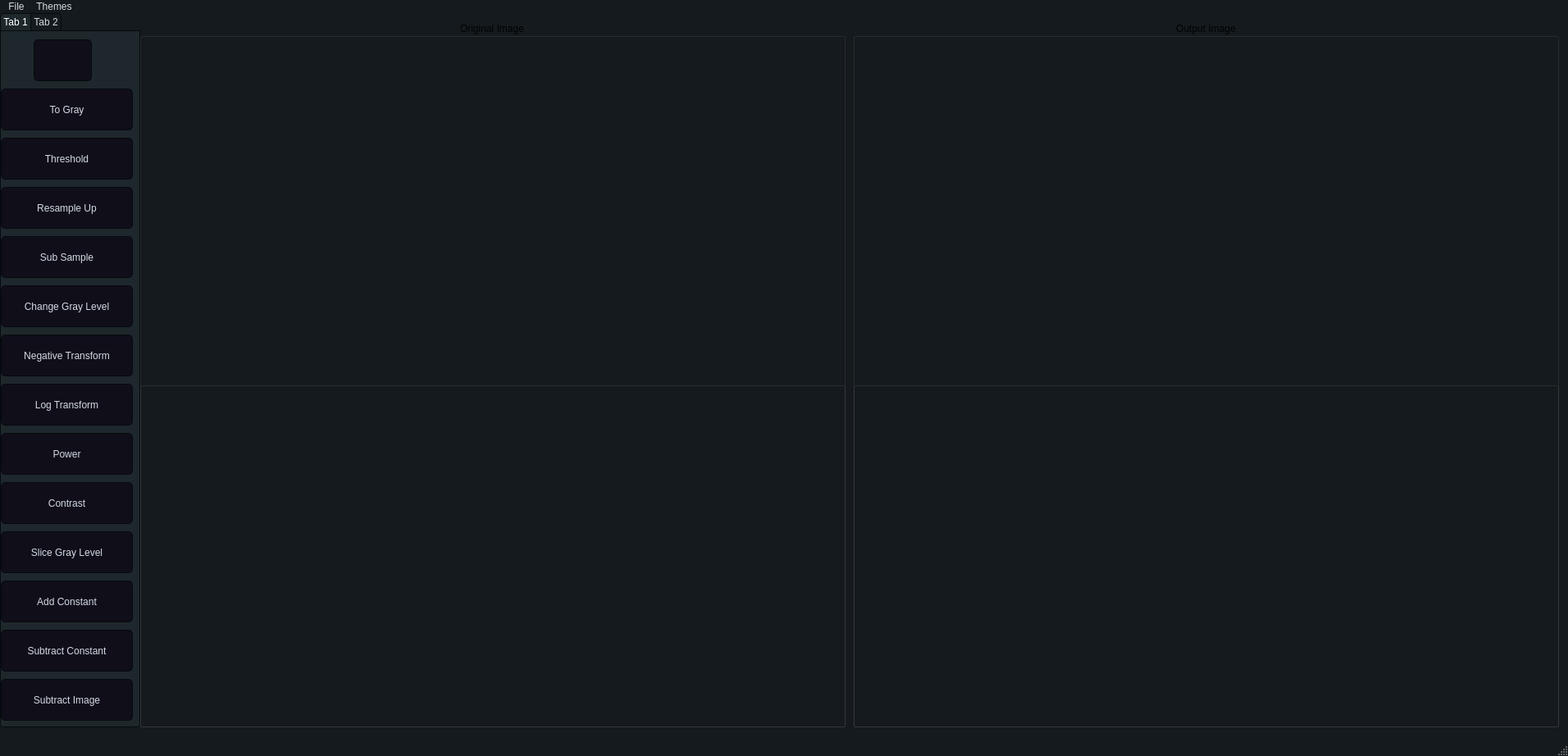
<?xml version="1.0" encoding="UTF-8"?>
<ui version="4.0">
 <class>MainWindow</class>
 <widget class="QMainWindow" name="MainWindow">
  <property name="geometry">
   <rect>
    <x>0</x>
    <y>0</y>
    <width>1912</width>
    <height>922</height>
   </rect>
  </property>
  <property name="windowTitle">
   <string>MainWindow</string>
  </property>
  <property name="styleSheet">
   <string notr="true">QMainWindow {
	background-color:#151a1e;
}
QCalendar {
	background-color: #151a1e;
}
QTextEdit {
	border-width: 1px;
	border-style: solid;
	border-color: #4fa08b;
	background-color: #222b2e;
	color: #d3dae3;
}
QPlainTextEdit {
	border-width: 1px;
	border-style: solid;
	border-color: #4fa08b;
	background-color: #222b2e;
	color: #d3dae3;
}
QToolButton {
	border-style: solid;
	border-top-color: qlineargradient(spread:pad, x1:0.5, y1:1, x2:0.5, y2:0, stop:0 rgb(215, 215, 215), stop:1 rgb(222, 222, 222));
	border-right-color: qlineargradient(spread:pad, x1:0, y1:0.5, x2:1, y2:0.5, stop:0 rgb(217, 217, 217), stop:1 rgb(227, 227, 227));
	border-left-color: qlineargradient(spread:pad, x1:0, y1:0.5, x2:1, y2:0.5, stop:0 rgb(227, 227, 227), stop:1 rgb(217, 217, 217));
	border-bottom-color: qlineargradient(spread:pad, x1:0.5, y1:1, x2:0.5, y2:0, stop:0 rgb(215, 215, 215), stop:1 rgb(222, 222, 222));
	border-width: 1px;
	border-radius: 5px;
	color: #d3dae3;
	padding: 2px;
	background-color: rgb(255,255,255);
}
QToolButton:hover{
	border-style: solid;
	border-top-color: qlineargradient(spread:pad, x1:0.5, y1:1, x2:0.5, y2:0, stop:0 rgb(195, 195, 195), stop:1 rgb(222, 222, 222));
	border-right-color: qlineargradient(spread:pad, x1:0, y1:0.5, x2:1, y2:0.5, stop:0 rgb(197, 197, 197), stop:1 rgb(227, 227, 227));
	border-left-color: qlineargradient(spread:pad, x1:0, y1:0.5, x2:1, y2:0.5, stop:0 rgb(227, 227, 227), stop:1 rgb(197, 197, 197));
	border-bottom-color: qlineargradient(spread:pad, x1:0.5, y1:1, x2:0.5, y2:0, stop:0 rgb(195, 195, 195), stop:1 rgb(222, 222, 222));
	border-width: 1px;
	border-radius: 5px;
	color: rgb(0,0,0);
	padding: 2px;
	background-color: rgb(255,255,255);
}
QToolButton:pressed{
	border-style: solid;
	border-top-color: qlineargradient(spread:pad, x1:0.5, y1:1, x2:0.5, y2:0, stop:0 rgb(215, 215, 215), stop:1 rgb(222, 222, 222));
	border-right-color: qlineargradient(spread:pad, x1:0, y1:0.5, x2:1, y2:0.5, stop:0 rgb(217, 217, 217), stop:1 rgb(227, 227, 227));
	border-left-color: qlineargradient(spread:pad, x1:0, y1:0.5, x2:1, y2:0.5, stop:0 rgb(227, 227, 227), stop:1 rgb(217, 217, 217));
	border-bottom-color: qlineargradient(spread:pad, x1:0.5, y1:1, x2:0.5, y2:0, stop:0 rgb(215, 215, 215), stop:1 rgb(222, 222, 222));
	border-width: 1px;
	border-radius: 5px;
	color: rgb(0,0,0);
	padding: 2px;
	background-color: rgb(142,142,142);
}
QPushButton{
	border-style: solid;
	border-color: #050a0e;
	border-width: 1px;
	border-radius: 5px;
	color: #d3dae3;
	padding: 2px;
	background-color: #100E19;
}
QPushButton::default{
	border-style: solid;
	border-color: #050a0e;
	border-width: 1px;
	border-radius: 5px;
	color: #FFFFFF;
	padding: 2px;
	background-color: #151a1e;
}
QPushButton:hover{
	border-style: solid;
	border-top-color: qlineargradient(spread:pad, x1:0, y1:1, x2:1, y2:1, stop:0 #C0DB50, stop:0.4 #C0DB50, stop:0.5 #100E19, stop:1 #100E19);
    border-bottom-color: qlineargradient(spread:pad, x1:0, y1:1, x2:1, y2:1, stop:0 #100E19, stop:0.5 #100E19, stop:0.6 #C0DB50, stop:1 #C0DB50);
    border-left-color: qlineargradient(spread:pad, x1:0, y1:0, x2:0, y2:1, stop:0 #C0DB50, stop:0.3 #C0DB50, stop:0.7 #100E19, stop:1 #100E19);
    border-right-color: qlineargradient(spread:pad, x1:0, y1:1, x2:0, y2:0, stop:0 #C0DB50, stop:0.3 #C0DB50, stop:0.7 #100E19, stop:1 #100E19);
	border-width: 2px;
    border-radius: 1px;
	color: #d3dae3;
	padding: 2px;
}
QPushButton:pressed{
	border-style: solid;
	border-top-color: qlineargradient(spread:pad, x1:0, y1:1, x2:1, y2:1, stop:0 #d33af1, stop:0.4 #d33af1, stop:0.5 #100E19, stop:1 #100E19);
    border-bottom-color: qlineargradient(spread:pad, x1:0, y1:1, x2:1, y2:1, stop:0 #100E19, stop:0.5 #100E19, stop:0.6 #d33af1, stop:1 #d33af1);
    border-left-color: qlineargradient(spread:pad, x1:0, y1:0, x2:0, y2:1, stop:0 #d33af1, stop:0.3 #d33af1, stop:0.7 #100E19, stop:1 #100E19);
    border-right-color: qlineargradient(spread:pad, x1:0, y1:1, x2:0, y2:0, stop:0 #d33af1, stop:0.3 #d33af1, stop:0.7 #100E19, stop:1 #100E19);
	border-width: 2px;
    border-radius: 1px;
	color: #d3dae3;
	padding: 2px;
}
QLineEdit {
	border-width: 1px;
	border-style: solid;
	border-color: #4fa08b;
	background-color: #222b2e;
	color: #d3dae3;
}
QLabel {
	color: #d3dae3;
}
QLCDNumber {
	color: #4d9b87;
}
QProgressBar {
	text-align: center;
	color: #d3dae3;
	border-radius: 10px;
	border-color: transparent;
	border-style: solid;
	background-color: #52595d;
}
QProgressBar::chunk {
	background-color: #214037	;
	border-radius: 10px;
}
QMenuBar {
	background-color: #151a1e;
}
QMenuBar::item {
	color: #d3dae3;
  	spacing: 3px;
  	padding: 1px 4px;
	background-color: #151a1e;
}

QMenuBar::item:selected {
  	background-color: #252a2e;
	color: #FFFFFF;
}
QMenu {
	background-color: #151a1e;
}
QMenu::item:selected {
	background-color: #252a2e;
	color: #FFFFFF;
}
QMenu::item {
	color: #d3dae3;
	background-color: #151a1e;
}
QTabWidget {
	color:rgb(0,0,0);
	background-color:#000000;
}
QTabWidget::pane {
		border-color: #050a0e;
		background-color: #1e282c;
		border-style: solid;
		border-width: 1px;
    	border-bottom-left-radius: 4px;
		border-bottom-right-radius: 4px;
}
QTabBar::tab:first {
	border-style: solid;
	border-left-width:1px;
	border-right-width:0px;
	border-top-width:1px;
	border-bottom-width:0px;
	border-top-color: #050a0e;
	border-left-color: #050a0e;
	border-bottom-color: #050a0e;
	border-top-left-radius: 4px;
	color: #d3dae3;
	padding: 3px;
	margin-left:0px;
	background-color: #151a1e;
}
QTabBar::tab:last {
	border-style: solid;
	border-top-width:1px;
	border-left-width:1px;
	border-right-width:1px;
	border-bottom-width:0px;
	border-color: #050a0e;
	border-top-right-radius: 4px;
	color: #d3dae3;
	padding: 3px;
	margin-left:0px;
	background-color: #151a1e;
}
QTabBar::tab {
	border-style: solid;
	border-top-width:1px;
	border-bottom-width:0px;
	border-left-width:1px;
	border-top-color: #050a0e;
	border-left-color: #050a0e;
	border-bottom-color: #050a0e;
	color: #d3dae3;
	padding: 3px;
	margin-left:0px;
	background-color: #151a1e;
}
QTabBar::tab:selected, QTabBar::tab:last:selected, QTabBar::tab:hover {
  	border-style: solid;
  	border-left-width:1px;
	border-bottom-width:0px;
	border-right-color: transparent;
	border-top-color: #050a0e;
	border-left-color: #050a0e;
	border-bottom-color: #050a0e;
	color: #FFFFFF;
	padding: 3px;
	margin-left:0px;
	background-color: #1e282c;
}

QTabBar::tab:selected, QTabBar::tab:first:selected, QTabBar::tab:hover {
  	border-style: solid;
  	border-left-width:1px;
  	border-bottom-width:0px;
  	border-top-width:1px;
	border-right-color: transparent;
	border-top-color: #050a0e;
	border-left-color: #050a0e;
	border-bottom-color: #050a0e;
	color: #FFFFFF;
	padding: 3px;
	margin-left:0px;
	background-color: #1e282c;
}

QCheckBox {
	color: #d3dae3;
	padding: 2px;
}
QCheckBox:disabled {
	color: #808086;
	padding: 2px;
}

QCheckBox:hover {
	border-radius:4px;
	border-style:solid;
	padding-left: 1px;
	padding-right: 1px;
	padding-bottom: 1px;
	padding-top: 1px;
	border-width:1px;
	border-color: transparent;
}
QCheckBox::indicator:checked {

	height: 10px;
	width: 10px;
	border-style:solid;
	border-width: 1px;
	border-color: #4fa08b;
	color: #000000;
	background-color: qradialgradient(cx:0.4, cy:0.4, radius: 1.5,fx:0, fy:0, stop:0 #1e282c, stop:0.3 #1e282c, stop:0.4 #4fa08b, stop:0.5 #1e282c, stop:1 #1e282c);
}
QCheckBox::indicator:unchecked {

	height: 10px;
	width: 10px;
	border-style:solid;
	border-width: 1px;
	border-color: #4fa08b;
	color: #000000;
}
QRadioButton {
	color: #d3dae3;
	padding: 1px;
}
QRadioButton::indicator:checked {
	height: 10px;
	width: 10px;
	border-style:solid;
	border-radius:5px;
	border-width: 1px;
	border-color: #4fa08b;
	color: #a9b7c6;
	background-color: qradialgradient(cx:0.5, cy:0.5, radius:0.4,fx:0.5, fy:0.5, stop:0 #4fa08b, stop:1 #1e282c);
}
QRadioButton::indicator:!checked {
	height: 10px;
	width: 10px;
	border-style:solid;
	border-radius:5px;
	border-width: 1px;
	border-color: #4fa08b;
	color: #a9b7c6;
	background-color: transparent;
}
QStatusBar {
	color:#027f7f;
}
QSpinBox {
	color: #d3dae3;
	background-color: #222b2e;
	border-width: 1px;
	border-style: solid;
	border-color: #4fa08b;
}
QDoubleSpinBox {
	color: #d3dae3;
	background-color: #222b2e;
	border-width: 1px;
	border-style: solid;
	border-color: #4fa08b;
}
QTimeEdit {
	color: #d3dae3;
	background-color: #222b2e;
	border-width: 1px;
	border-style: solid;
	border-color: #4fa08b;
}
QDateTimeEdit {
	color: #d3dae3;
	background-color: #222b2e;
	border-width: 1px;
	border-style: solid;
	border-color: #4fa08b;
}
QDateEdit {
	color: #d3dae3;
	background-color: #222b2e;
	border-width: 1px;
	border-style: solid;
	border-color: #4fa08b;
}
QFontComboBox {
	color: #d3dae3;
	background-color: #222b2e;
	border-width: 1px;
	border-style: solid;
	border-color: #4fa08b;
}
QComboBox {
	color: #d3dae3;
	background-color: #222b2e;
	border-width: 1px;
	border-style: solid;
	border-color: #4fa08b;
}

QDial {
	background: #16a085;
}

QToolBox {
	color: #a9b7c6;
	background-color: #222b2e;
}
QToolBox::tab {
	color: #a9b7c6;
	background-color:#222b2e;
}
QToolBox::tab:selected {
	color: #FFFFFF;
	background-color:#222b2e;
}
QScrollArea {
	color: #FFFFFF;
	background-color:#222b2e;
}
QSlider::groove:horizontal {
	height: 5px;
	background-color: #52595d;
}
QSlider::groove:vertical {
	width: 5px;
	background-color: #52595d;
}
QSlider::handle:horizontal {
	background: #1a2224;
	border-style: solid;
	border-width: 1px;
	border-color: rgb(207,207,207);
	width: 12px;
	margin: -5px 0;
	border-radius: 7px;
}
QSlider::handle:vertical {
	background: #1a2224;
	border-style: solid;
	border-width: 1px;
	border-color: rgb(207,207,207);
	height: 12px;
	margin: 0 -5px;
	border-radius: 7px;
}
QSlider::add-page:horizontal {
    background: #52595d;
}
QSlider::add-page:vertical {
    background: #52595d;
}
QSlider::sub-page:horizontal {
    background-color: #15433a;
}
QSlider::sub-page:vertical {
    background-color: #15433a;
}
QScrollBar:horizontal {
	max-height: 10px;
	border: 1px transparent grey;
	margin: 0px 20px 0px 20px;
	background: transparent;
}
QScrollBar:vertical {
	max-width: 10px;
	border: 1px transparent grey;
	margin: 20px 0px 20px 0px;
	background: transparent;
}
QScrollBar::handle:horizontal {
	background: #52595d;
	border-style: transparent;
	border-radius: 4px;
	min-width: 25px;
}
QScrollBar::handle:horizontal:hover {
	background: #58a492;
	border-style: transparent;
	border-radius: 4px;
	min-width: 25px;
}
QScrollBar::handle:vertical {
	background: #52595d;
	border-style: transparent;
	border-radius: 4px;
	min-height: 25px;
}
QScrollBar::handle:vertical:hover {
	background: #58a492;
	border-style: transparent;
	border-radius: 4px;
	min-height: 25px;
}
QScrollBar::add-line:horizontal {
   border: 2px transparent grey;
   border-top-right-radius: 4px;
   border-bottom-right-radius: 4px;
   background: #15433a;
   width: 20px;
   subcontrol-position: right;
   subcontrol-origin: margin;
}
QScrollBar::add-line:horizontal:pressed {
   border: 2px transparent grey;
   border-top-right-radius: 4px;
   border-bottom-right-radius: 4px;
   background: rgb(181,181,181);
   width: 20px;
   subcontrol-position: right;
   subcontrol-origin: margin;
}
QScrollBar::add-line:vertical {
   border: 2px transparent grey;
   border-bottom-left-radius: 4px;
   border-bottom-right-radius: 4px;
   background: #15433a;
   height: 20px;
   subcontrol-position: bottom;
   subcontrol-origin: margin;
}
QScrollBar::add-line:vertical:pressed {
   border: 2px transparent grey;
   border-bottom-left-radius: 4px;
   border-bottom-right-radius: 4px;
   background: rgb(181,181,181);
   height: 20px;
   subcontrol-position: bottom;
   subcontrol-origin: margin;
}
QScrollBar::sub-line:horizontal {
   border: 2px transparent grey;
   border-top-left-radius: 4px;
   border-bottom-left-radius: 4px;
   background: #15433a;
   width: 20px;
   subcontrol-position: left;
   subcontrol-origin: margin;
}
QScrollBar::sub-line:horizontal:pressed {
   border: 2px transparent grey;
   border-top-left-radius: 4px;
   border-bottom-left-radius: 4px;
   background: rgb(181,181,181);
   width: 20px;
   subcontrol-position: left;
   subcontrol-origin: margin;
}
QScrollBar::sub-line:vertical {
   border: 2px transparent grey;
   border-top-left-radius: 4px;
   border-top-right-radius: 4px;
   background: #15433a;
   height: 20px;
   subcontrol-position: top;
   subcontrol-origin: margin;
}
QScrollBar::sub-line:vertical:pressed {
   border: 2px transparent grey;
   border-top-left-radius: 4px;
   border-top-right-radius: 4px;
   background: rgb(181,181,181);
   height: 20px;
   subcontrol-position: top;
   subcontrol-origin: margin;
}

QScrollBar::add-page:horizontal, QScrollBar::sub-page:horizontal {
   background: none;
}
QScrollBar::add-page:vertical, QScrollBar::sub-page:vertical {
   background: none;
}
</string>
  </property>
  <widget class="QWidget" name="centralwidget">
   <widget class="QGroupBox" name="groupBox_2">
    <property name="geometry">
     <rect>
      <x>170</x>
      <y>10</y>
      <width>861</width>
      <height>861</height>
     </rect>
    </property>
    <property name="title">
     <string>Original Image</string>
    </property>
    <property name="alignment">
     <set>Qt::AlignCenter</set>
    </property>
    <widget class="QLabel" name="original_Image">
     <property name="geometry">
      <rect>
       <x>190</x>
       <y>30</y>
       <width>471</width>
       <height>401</height>
      </rect>
     </property>
     <property name="text">
      <string/>
     </property>
     <property name="alignment">
      <set>Qt::AlignCenter</set>
     </property>
    </widget>
    <widget class="QGroupBox" name="groupBox">
     <property name="geometry">
      <rect>
       <x>0</x>
       <y>440</y>
       <width>861</width>
       <height>421</height>
      </rect>
     </property>
     <property name="title">
      <string/>
     </property>
     <zorder>textEdit</zorder>
    </widget>
   </widget>
   <widget class="QGroupBox" name="groupBox_3">
    <property name="geometry">
     <rect>
      <x>1040</x>
      <y>10</y>
      <width>861</width>
      <height>861</height>
     </rect>
    </property>
    <property name="title">
     <string>Output Image</string>
    </property>
    <property name="alignment">
     <set>Qt::AlignCenter</set>
    </property>
    <widget class="QLabel" name="output_Image">
     <property name="geometry">
      <rect>
       <x>190</x>
       <y>30</y>
       <width>471</width>
       <height>401</height>
      </rect>
     </property>
     <property name="text">
      <string/>
     </property>
     <property name="alignment">
      <set>Qt::AlignCenter</set>
     </property>
    </widget>
    <widget class="QGroupBox" name="groupBox_4">
     <property name="geometry">
      <rect>
       <x>0</x>
       <y>440</y>
       <width>861</width>
       <height>421</height>
      </rect>
     </property>
     <property name="title">
      <string/>
     </property>
    </widget>
   </widget>
   <widget class="QTabWidget" name="tabWidget">
    <property name="geometry">
     <rect>
      <x>0</x>
      <y>0</y>
      <width>171</width>
      <height>871</height>
     </rect>
    </property>
    <property name="currentIndex">
     <number>0</number>
    </property>
    <widget class="QWidget" name="tab">
     <attribute name="title">
      <string>Tab 1</string>
     </attribute>
     <widget class="QPushButton" name="subtractConstant">
      <property name="geometry">
       <rect>
        <x>0</x>
        <y>730</y>
        <width>161</width>
        <height>51</height>
       </rect>
      </property>
      <property name="text">
       <string>Subtract Constant</string>
      </property>
     </widget>
     <widget class="QPushButton" name="addConstant">
      <property name="geometry">
       <rect>
        <x>0</x>
        <y>670</y>
        <width>161</width>
        <height>51</height>
       </rect>
      </property>
      <property name="text">
       <string>Add Constant</string>
      </property>
     </widget>
     <widget class="QPushButton" name="Contrast">
      <property name="geometry">
       <rect>
        <x>0</x>
        <y>550</y>
        <width>161</width>
        <height>51</height>
       </rect>
      </property>
      <property name="text">
       <string>Contrast</string>
      </property>
     </widget>
     <widget class="QPushButton" name="sliceGrayLevel">
      <property name="geometry">
       <rect>
        <x>0</x>
        <y>610</y>
        <width>161</width>
        <height>51</height>
       </rect>
      </property>
      <property name="text">
       <string>Slice Gray Level</string>
      </property>
     </widget>
     <widget class="QPushButton" name="changeGrayLevel">
      <property name="geometry">
       <rect>
        <x>0</x>
        <y>310</y>
        <width>161</width>
        <height>51</height>
       </rect>
      </property>
      <property name="text">
       <string>Change Gray Level</string>
      </property>
     </widget>
     <widget class="QPushButton" name="powerLaw">
      <property name="geometry">
       <rect>
        <x>0</x>
        <y>490</y>
        <width>161</width>
        <height>51</height>
       </rect>
      </property>
      <property name="text">
       <string>Power</string>
      </property>
     </widget>
     <widget class="QPushButton" name="subtractImage">
      <property name="geometry">
       <rect>
        <x>0</x>
        <y>790</y>
        <width>161</width>
        <height>51</height>
       </rect>
      </property>
      <property name="text">
       <string>Subtract Image</string>
      </property>
     </widget>
     <widget class="QPushButton" name="subSample">
      <property name="geometry">
       <rect>
        <x>0</x>
        <y>250</y>
        <width>161</width>
        <height>51</height>
       </rect>
      </property>
      <property name="text">
       <string>Sub Sample</string>
      </property>
     </widget>
     <widget class="QPushButton" name="Threshold">
      <property name="geometry">
       <rect>
        <x>0</x>
        <y>130</y>
        <width>161</width>
        <height>51</height>
       </rect>
      </property>
      <property name="text">
       <string>Threshold</string>
      </property>
     </widget>
     <widget class="QPushButton" name="logTransform">
      <property name="geometry">
       <rect>
        <x>0</x>
        <y>430</y>
        <width>161</width>
        <height>51</height>
       </rect>
      </property>
      <property name="text">
       <string>Log Transform</string>
      </property>
     </widget>
     <widget class="QPushButton" name="toGray">
      <property name="geometry">
       <rect>
        <x>0</x>
        <y>70</y>
        <width>161</width>
        <height>51</height>
       </rect>
      </property>
      <property name="text">
       <string>To Gray</string>
      </property>
     </widget>
     <widget class="QPushButton" name="negativeTransform">
      <property name="geometry">
       <rect>
        <x>0</x>
        <y>370</y>
        <width>161</width>
        <height>51</height>
       </rect>
      </property>
      <property name="text">
       <string>Negative Transform</string>
      </property>
     </widget>
     <widget class="QPushButton" name="resampleUp">
      <property name="geometry">
       <rect>
        <x>0</x>
        <y>190</y>
        <width>161</width>
        <height>51</height>
       </rect>
      </property>
      <property name="text">
       <string>Resample Up</string>
      </property>
     </widget>
     <widget class="QPushButton" name="revertButton">
      <property name="geometry">
       <rect>
        <x>40</x>
        <y>10</y>
        <width>71</width>
        <height>51</height>
       </rect>
      </property>
      <property name="text">
       <string/>
      </property>
      <property name="icon">
       <iconset>
        <normaloff>revertIcon.png</normaloff>revertIcon.png</iconset>
      </property>
      <property name="iconSize">
       <size>
        <width>70</width>
        <height>70</height>
       </size>
      </property>
     </widget>
    </widget>
    <widget class="QWidget" name="tab_2">
     <attribute name="title">
      <string>Tab 2</string>
     </attribute>
     <widget class="QPushButton" name="subtractImage_2">
      <property name="geometry">
       <rect>
        <x>0</x>
        <y>70</y>
        <width>161</width>
        <height>51</height>
       </rect>
      </property>
      <property name="text">
       <string>Subtract Image</string>
      </property>
     </widget>
     <widget class="QPushButton" name="bitPlaneSlice">
      <property name="geometry">
       <rect>
        <x>0</x>
        <y>130</y>
        <width>161</width>
        <height>51</height>
       </rect>
      </property>
      <property name="text">
       <string>Bit Plane Slice</string>
      </property>
     </widget>
     <widget class="QPushButton" name="specificBitPlaneSlice">
      <property name="geometry">
       <rect>
        <x>0</x>
        <y>190</y>
        <width>161</width>
        <height>51</height>
       </rect>
      </property>
      <property name="text">
       <string>Specific Bit Plane Slice</string>
      </property>
     </widget>
     <widget class="QPushButton" name="equalizeImage">
      <property name="geometry">
       <rect>
        <x>0</x>
        <y>250</y>
        <width>161</width>
        <height>51</height>
       </rect>
      </property>
      <property name="text">
       <string>Histogram Equalization</string>
      </property>
     </widget>
     <widget class="QPushButton" name="applyAverageFilter">
      <property name="geometry">
       <rect>
        <x>0</x>
        <y>310</y>
        <width>161</width>
        <height>51</height>
       </rect>
      </property>
      <property name="text">
       <string>Average Filter</string>
      </property>
     </widget>
     <widget class="QPushButton" name="applyMinFilter">
      <property name="geometry">
       <rect>
        <x>0</x>
        <y>370</y>
        <width>161</width>
        <height>51</height>
       </rect>
      </property>
      <property name="text">
       <string>Min Filter</string>
      </property>
     </widget>
     <widget class="QPushButton" name="applyMaxFilter">
      <property name="geometry">
       <rect>
        <x>0</x>
        <y>430</y>
        <width>161</width>
        <height>51</height>
       </rect>
      </property>
      <property name="text">
       <string>Max Filter</string>
      </property>
     </widget>
     <widget class="QPushButton" name="applyMedianFilter">
      <property name="geometry">
       <rect>
        <x>0</x>
        <y>490</y>
        <width>161</width>
        <height>51</height>
       </rect>
      </property>
      <property name="text">
       <string>Median Filter</string>
      </property>
     </widget>
     <widget class="QPushButton" name="applyweightedAverageFilter">
      <property name="geometry">
       <rect>
        <x>0</x>
        <y>550</y>
        <width>161</width>
        <height>51</height>
       </rect>
      </property>
      <property name="text">
       <string>Weighted Average Filter</string>
      </property>
     </widget>
     <widget class="QPushButton" name="applysharpening1stDerivativeFilter">
      <property name="geometry">
       <rect>
        <x>0</x>
        <y>610</y>
        <width>161</width>
        <height>51</height>
       </rect>
      </property>
      <property name="text">
       <string>1st Derivative Filter</string>
      </property>
     </widget>
     <widget class="QPushButton" name="applysharpening2ndDerivativeCompositeLaplacianFilter">
      <property name="geometry">
       <rect>
        <x>0</x>
        <y>670</y>
        <width>161</width>
        <height>51</height>
       </rect>
      </property>
      <property name="text">
       <string>Composite Laplacian Filter</string>
      </property>
     </widget>
     <widget class="QPushButton" name="applySobelOperatorsFilter">
      <property name="geometry">
       <rect>
        <x>0</x>
        <y>730</y>
        <width>161</width>
        <height>51</height>
       </rect>
      </property>
      <property name="text">
       <string>Sobel Filter</string>
      </property>
     </widget>
     <widget class="QPushButton" name="applyRobertsOperatorsFilter">
      <property name="geometry">
       <rect>
        <x>0</x>
        <y>790</y>
        <width>161</width>
        <height>51</height>
       </rect>
      </property>
      <property name="text">
       <string>Roberts Filter</string>
      </property>
     </widget>
     <widget class="QPushButton" name="revertButton2">
      <property name="geometry">
       <rect>
        <x>40</x>
        <y>10</y>
        <width>71</width>
        <height>51</height>
       </rect>
      </property>
      <property name="text">
       <string/>
      </property>
      <property name="icon">
       <iconset>
        <normaloff>revertIcon.png</normaloff>revertIcon.png</iconset>
      </property>
      <property name="iconSize">
       <size>
        <width>70</width>
        <height>70</height>
       </size>
      </property>
     </widget>
    </widget>
   </widget>
  </widget>
  <widget class="QMenuBar" name="menubar">
   <property name="geometry">
    <rect>
     <x>0</x>
     <y>0</y>
     <width>1912</width>
     <height>23</height>
    </rect>
   </property>
   <widget class="QMenu" name="menuFile">
    <property name="title">
     <string>File</string>
    </property>
    <addaction name="actionBrowse"/>
    <addaction name="actionSave_Image"/>
   </widget>
   <widget class="QMenu" name="menuThemes">
    <property name="title">
     <string>Themes</string>
    </property>
    <addaction name="actionOriginal"/>
    <addaction name="actionAMOLED"/>
    <addaction name="actionAqua"/>
    <addaction name="actionClassic"/>
    <addaction name="actionConsole"/>
    <addaction name="actionDarkBlue"/>
    <addaction name="actionDarkGray"/>
    <addaction name="actionDarkOrange"/>
    <addaction name="actionElegantDark"/>
    <addaction name="actionMacOS"/>
    <addaction name="actionManjaroMix"/>
    <addaction name="actionMaterialDark"/>
    <addaction name="actionNeonButtons"/>
    <addaction name="actionUbuntu"/>
   </widget>
   <addaction name="menuFile"/>
   <addaction name="menuThemes"/>
  </widget>
  <widget class="QStatusBar" name="statusbar"/>
  <action name="actionAMOLED">
   <property name="text">
    <string>AMOLED</string>
   </property>
  </action>
  <action name="actionAqua">
   <property name="text">
    <string>Aqua</string>
   </property>
  </action>
  <action name="actionClassic">
   <property name="text">
    <string>Classic</string>
   </property>
  </action>
  <action name="actionConsole">
   <property name="text">
    <string>Console</string>
   </property>
  </action>
  <action name="actionDarkBlue">
   <property name="text">
    <string>DarkBlue</string>
   </property>
  </action>
  <action name="actionDarkGray">
   <property name="text">
    <string>DarkGray</string>
   </property>
  </action>
  <action name="actionDarkOrange">
   <property name="text">
    <string>DarkOrange</string>
   </property>
  </action>
  <action name="actionElegantDark">
   <property name="text">
    <string>ElegantDark</string>
   </property>
  </action>
  <action name="actionMacOS">
   <property name="text">
    <string>MacOS</string>
   </property>
  </action>
  <action name="actionManjaroMix">
   <property name="text">
    <string>ManjaroMix</string>
   </property>
  </action>
  <action name="actionMaterialDark">
   <property name="text">
    <string>MaterialDark</string>
   </property>
  </action>
  <action name="actionNeonButtons">
   <property name="text">
    <string>NeonButtons</string>
   </property>
  </action>
  <action name="actionUbuntu">
   <property name="text">
    <string>Ubuntu</string>
   </property>
  </action>
  <action name="actionBrowse">
   <property name="text">
    <string>Browse</string>
   </property>
  </action>
  <action name="actionSave_Image">
   <property name="text">
    <string>save Image</string>
   </property>
  </action>
  <action name="actionOriginal">
   <property name="text">
    <string>Original</string>
   </property>
  </action>
 </widget>
 <resources/>
 <connections/>
</ui>
